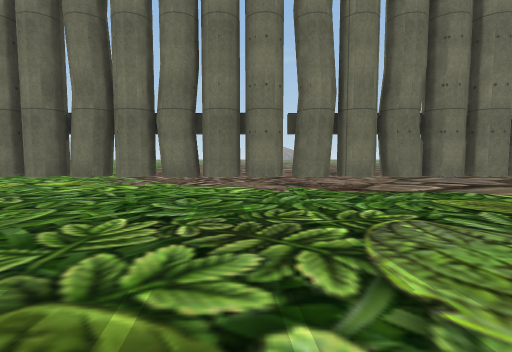
view 1 (above)

24 first-person views from a walk through a scene from a Unity 3-D project. The camera is 1.2 m above the floor, tilts 4° down and sees 85° across. The floor is counted in squares, 2 m on a side. Each view is taken from the middle of a square. On the plan, view 1 faces up. The plan holds only what a view shows up to about 9 squares ahead; the rest is blank. The place goes on beyond the plan. The player character is not drawn. Some animated figures are not drawn. Some surface patterns are stand-ins.

view 2
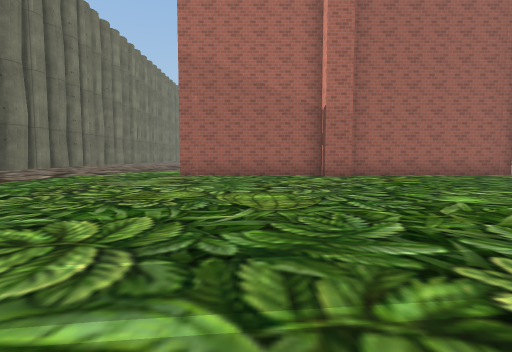

view 3
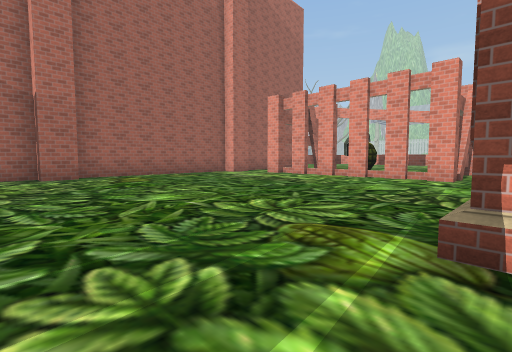

view 4
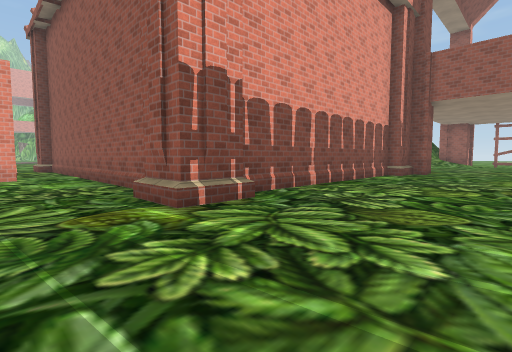

view 5
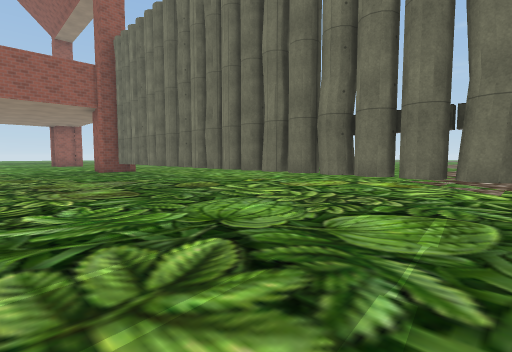

view 6
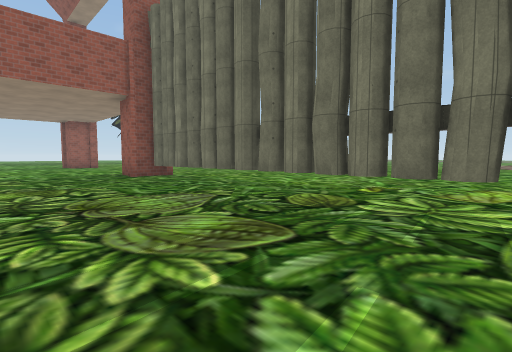

view 7
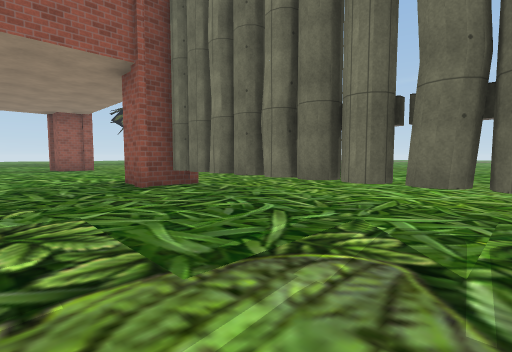

view 8
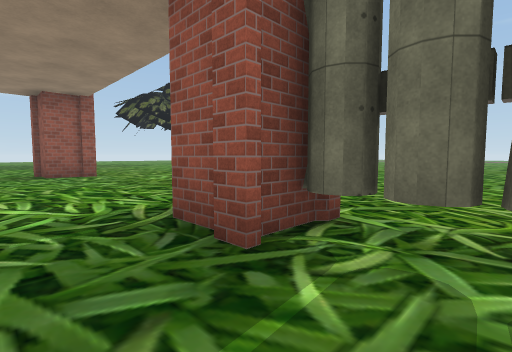

view 9
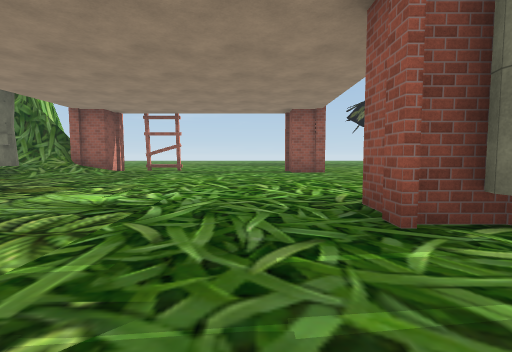

view 10
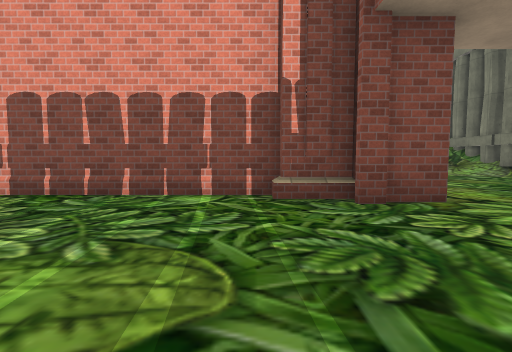

view 11
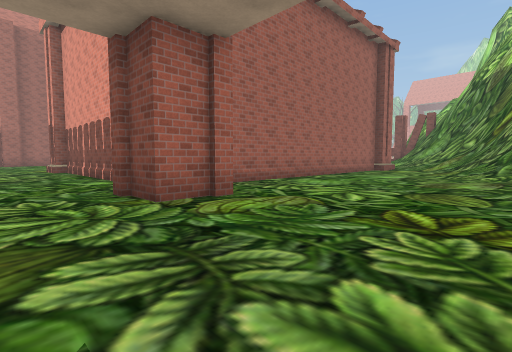

view 12
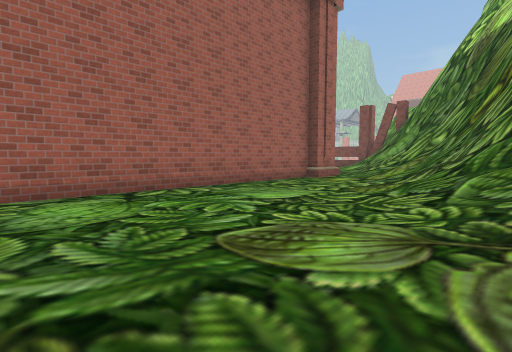

view 13
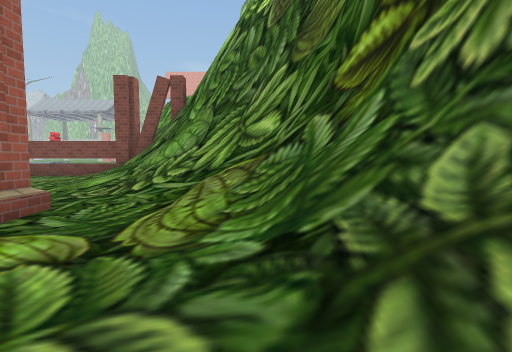

view 14
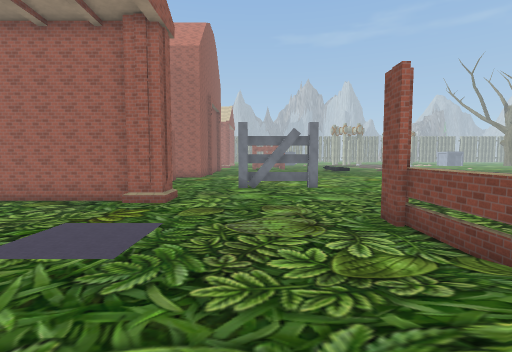

view 15
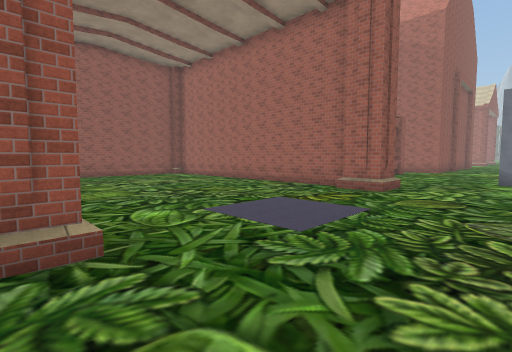

view 16
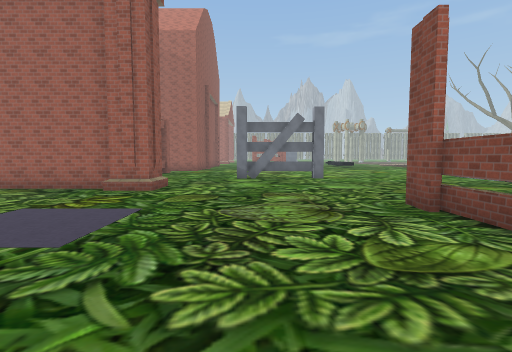

view 17
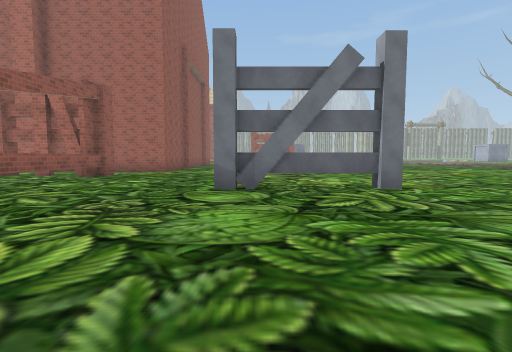

view 18
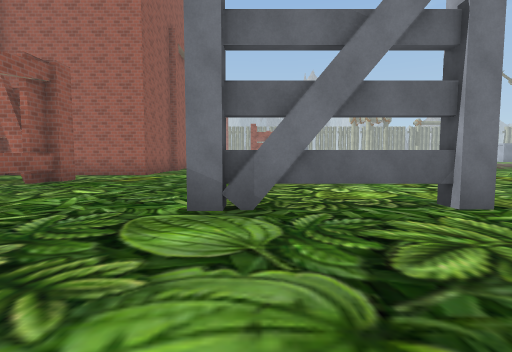

view 19
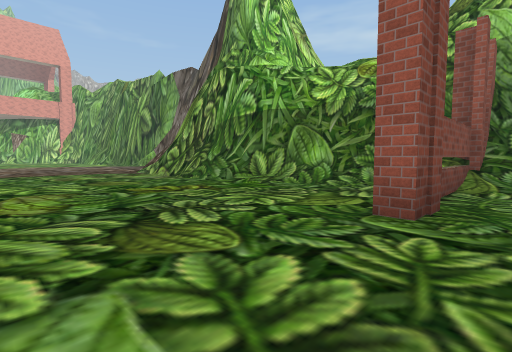

view 20
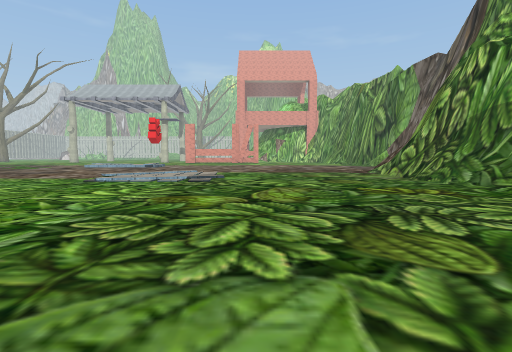

view 21
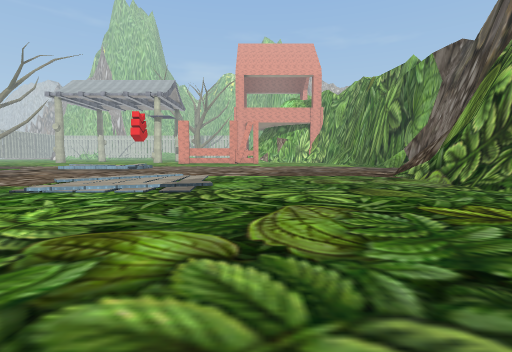

view 22
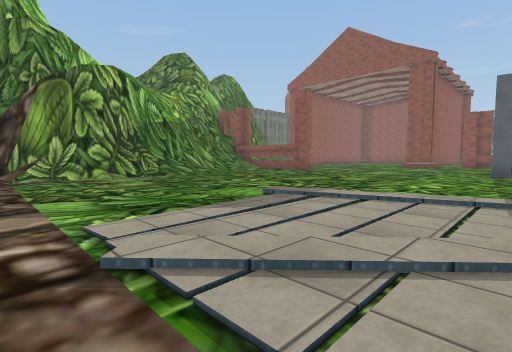

view 23
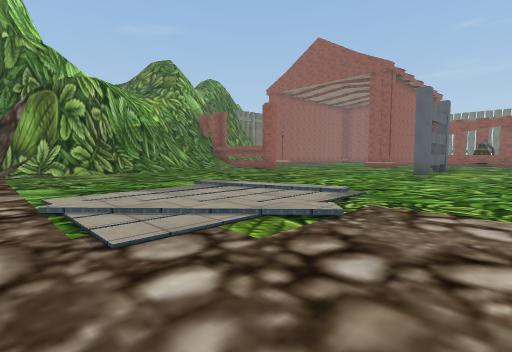

view 24
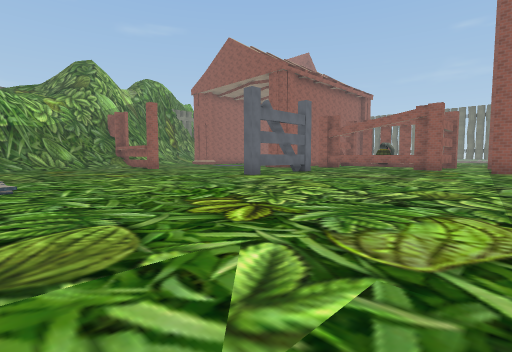

### Floor plan
Key: @ floor where view 1 was taken; # wall or solid block; . floor; / step, stairs or slope; = window, fence, low wall or low ledge; v drop or lower ground; T thing the floor can be seen under or through; O other object.
Columns run from 22 left of view 1 to 5 right of it. Each row starts with its distance up from view 1.
  9          ..... ....
  8         ....................
  7        .....................
  6  ...   .....................
  5 ......  ....................
  4 #......#TTTTTTTTTTTTTTTTTTT
  3 ...........................
  2  ..........................
  1   ........................#
  0   ....................@...#
 -1   ........................#
 -2   ........................#
 -3   ........................#
 -4   /.....##########........#
 -5   /.....##       #........#
 -6   /#.....#       #........#
 -7    #.....#       #........#
 -8    #/....# ..    #........#
 -9   ##/....# ...   #......  #
-10     //...# .... .#.###### #
-11      /...# ......#.###  #.#
-12     #//..#.......#.###  #.#
-13     ##/..#.......# ######.#
-14     ##//.#.......# .......#
-15      #=//#.......#.........
-16      ##//..................
-17       #=//..........O......
-18       ##///.........O.......
-19        ##//.........O.......
-20        ##=//........O.......
-21       #=#######.............
-22       #=## /................
-23          #=/................
-24          v#=/...............
-25          /##=...............
-26           /##...............
-27            v#......///......
-28            v#...../......
-29          v#v#......../...
-30          v###......//....
-31            #=............

Where each view was taken, in squares from view 1:
view 1: 0 up, 0 right, facing up
view 2: 1 down, 5 left, facing right
view 3: 2 down, 5 left, facing down-right
view 4: 1 down, 3 left, facing down-left
view 5: 0 up, 2 left, facing up-left
view 6: 0 up, 5 left, facing up-left
view 7: 1 up, 8 left, facing up-left
view 8: 2 up, 12 left, facing up-left
view 9: 2 up, 11 left, facing left
view 10: 0 up, 12 left, facing down
view 11: 2 down, 18 left, facing down-right
view 12: 7 down, 18 left, facing down-right
view 13: 12 down, 16 left, facing down
view 14: 18 down, 14 left, facing right
view 15: 18 down, 13 left, facing up-right
view 16: 18 down, 13 left, facing right
view 17: 18 down, 7 left, facing right
view 18: 18 down, 5 left, facing right
view 19: 20 down, 5 left, facing down-left
view 20: 20 down, 5 left, facing down
view 21: 22 down, 5 left, facing down
view 22: 31 down, 1 left, facing up-left
view 23: 31 down, 1 right, facing up-left
view 24: 27 down, 5 right, facing up-left
